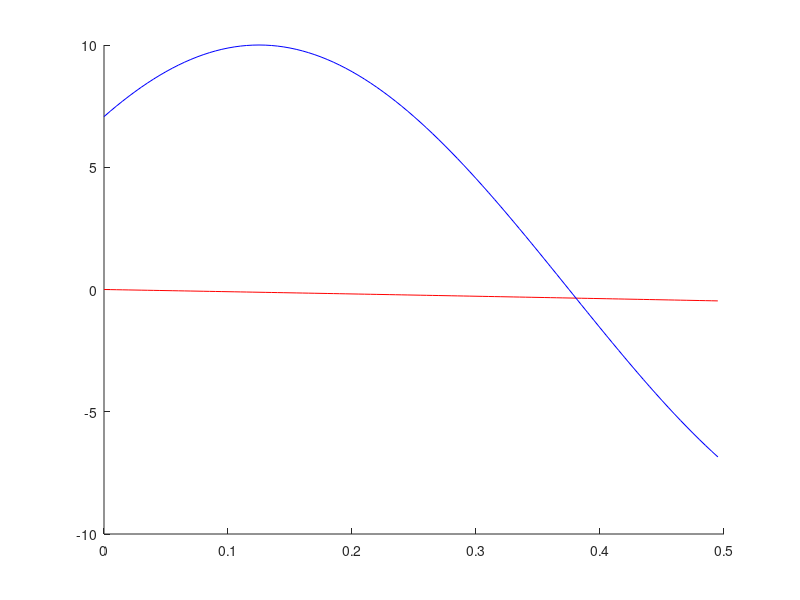
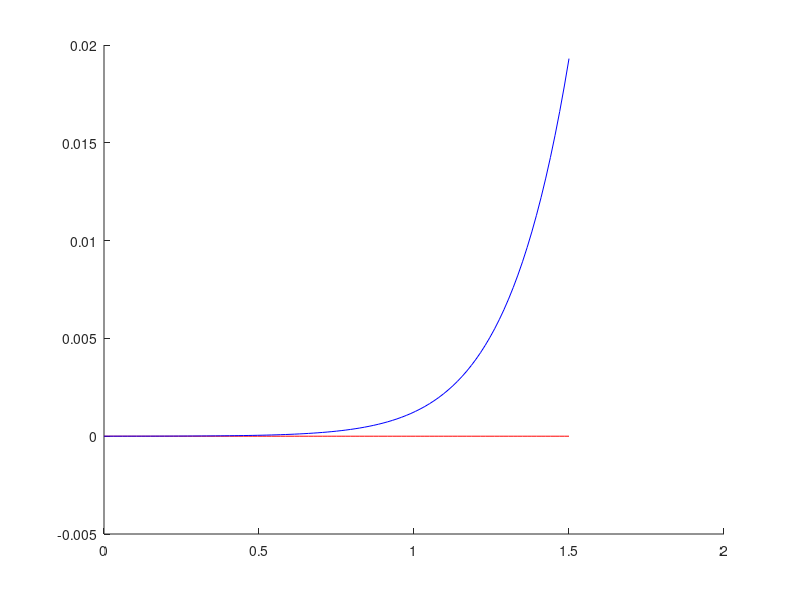
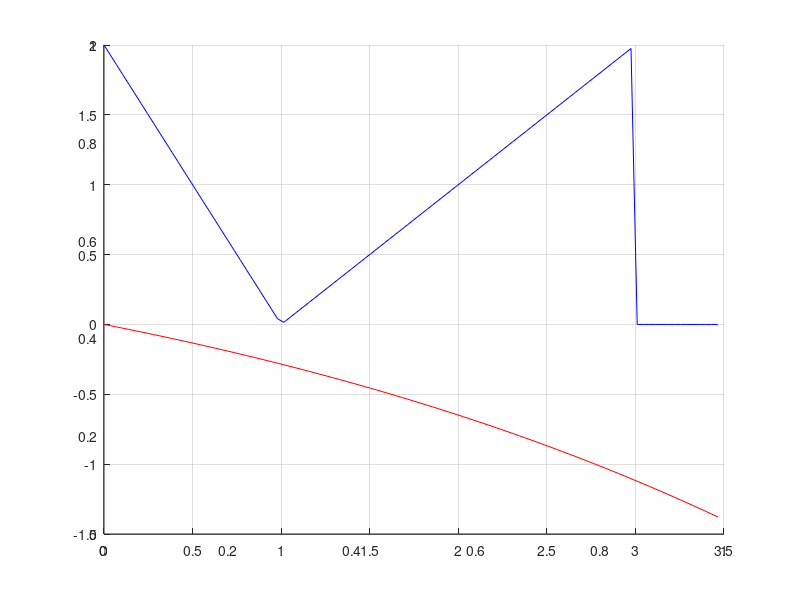

Reproduce these figures in MATLAB, in order. (Note: this script raises an error after producing the figures.)
global cnt A fi tau sigm omg t0


A = 10.0;
fi = pi ./ 4.0;
sigm = 1.0;
t0 = 4.0;
tau = 4.0;
omg = pi .* 2.0;


xFile1 = fopen('data/x1.txt', 'r');
xFile2 = fopen('data/x2.txt', 'r');
xFile3 = fopen('data/x3.txt', 'r');
yFile1 = fopen('data/y1.txt', 'r');
yFile2 = fopen('data/y2.txt', 'r');
yFile3 = fopen('data/y3.txt', 'r');
sFile1 = fopen('data/s1.txt', 'r');
sFile2 = fopen('data/s2.txt', 'r');
sFile3 = fopen('data/s3.txt', 'r');
y1 = fscanf(yFile1, '%lf', Inf);
y2 = fscanf(yFile2, '%lf', Inf);
y3 = fscanf(yFile3, '%lf', Inf);
s1 = fscanf(sFile1, '%lf', Inf);
s2 = fscanf(sFile2, '%lf', Inf);
s3 = fscanf(sFile3, '%lf', Inf);
x1 = fscanf(xFile1, "%lf", Inf);
x2 = fscanf(xFile2, "%lf", Inf);
x3 = fscanf(xFile3, "%lf", Inf);

fclose(yFile1);
fclose(yFile2);
fclose(yFile3);
fclose(sFile1);
fclose(sFile2);
fclose(sFile3);
fclose(xFile1);
fclose(xFile2);
fclose(xFile3);

fh_s1 = figure("name", "Signal one");
fh_s2 = figure("name", "Signal two");
fh_s3 = figure("name", "Signal three");
ah_s1 = axes(fh_s1);
hold on;
grid on;
ah_s2 = axes(fh_s2);
hold on;
grid on;
ah_s3 = axes(fh_s3);
hold on;
grid on;

line(x1, y1, 'parent', ah_s1, 'color', 'r');
line(x1, s1, 'parent', ah_s1, 'color', 'b');
line(x2, y2, 'parent', ah_s2, 'color', 'r');
line(x2, s2, 'parent', ah_s2, 'color', 'b');
line(x3, y3, 'parent', ah_s3, 'color', 'r');
line(x3, s3, 'parent', ah_s3, 'color', 'b');



format longE
cnt = 0;
disp('quad:');
quad('v2', -pi ./ 2, pi ./ 2, 1e-6)
disp('function calls:');
format short
cnt

format longE
cnt = 0;
disp('integral:');
integral('v2',-pi ./ 2, pi ./ 2)
disp('function calls:');
format short
cnt

format longE
cnt = 0;
disp('quadl:');
quadl('v2', -pi ./ 2, pi ./ 2, 1e-6)
disp('function calls:');
format short
cnt

tpp = 0.0;
tpm = pi ./ omg;

y = y1;
s = s1;
tmax = pi ./omg;

x = linspace(0, tmax, length(x1));

for i = 1:length(x)
	if(x(i) < pi ./ omg)
		y(i) = s1_f(tpp) .* h(x(i) - tpp) + quad('fun', tpp, x(i) - s1_f(tpm)) .* h(x(i)) - s1_f(tpm) * h(x(i) - tmax);
	else
		y(i) = s1_f(tpp) .* h(x(i) - tpp) + quad('fun', tpp, tpm - s1_f(tpm)) .* h(x(i)) - s1_f(tpm) .* h (x(i) - tmax);
	end
end
disp('Difference between C++ and matlab data:')
disp('S1:')
norm(abs(y1 - y))

tmax = 1.5;
x = linspace(0, tmax, length(x2));
y = y2;
for i = 1:length(x)
	if(x(i) < pi ./ omg)
		y(i) = s2_f(tpp) .* h(x(i) - tpp) + quad('fun', tpp, x(i) - s2_f(tpm)) .* h(x(i)) - s2_f(tpm) * h(x(i) - tmax);
	else
		y(i) = s2_f(tpp) .* h(x(i) - tpp) + quad('fun', tpp, tpm - s2_f(tpm)) .* h(x(i)) - s2_f(tpm) .*  h(x(i) - tmax);
	end
end
disp('S2:')
norm(abs(y2 - y))

tmax = 3.5;
x = linspace(0, tmax, length(x3));
y = y3;
for i = 1:length(x)
	if(x(i) < pi ./ omg)
		y(i) = s3_f(tpp) .* h(x(i) - tpp) + quad('fun', tpp, x(i) - s3_f(tpm)) .* h(x(i)) - s3_f(tpm) * h(x(i) - tmax);
	else
		y(i) = s3_f(tpp) .* h(x(i) - tpp) + quad('fun', tpp, tpm - s3_f(tpm)) .* h(x(i)) - s3_f(tpm) .*  h(x(i) - tmax);
	end
end
disp('S3:')
norm(abs(y3 - y))
